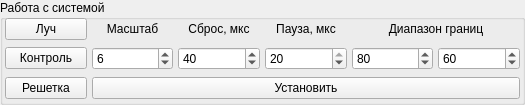
  <widget class="QGroupBox" name="groupBox_11">
   <property name="geometry">
    <rect>
     <x>85</x>
     <y>459</y>
     <width>525</width>
     <height>105</height>
    </rect>
   </property>
   <property name="title">
    <string>Работа с системой</string>
   </property>
   <widget class="QWidget" name="gridLayoutWidget_2">
    <property name="geometry">
     <rect>
      <x>5</x>
      <y>16</y>
      <width>515</width>
      <height>85</height>
     </rect>
    </property>
    <layout class="QGridLayout" name="gridLayout_2">
     <property name="spacing">
      <number>5</number>
     </property>
     <item row="0" column="0">
      <widget class="QPushButton" name="btnDraw">
       <property name="text">
        <string>Луч</string>
       </property>
      </widget>
     </item>
     <item row="1" column="0">
      <widget class="QPushButton" name="btnSysCtrl">
       <property name="text">
        <string>Контроль</string>
       </property>
       <property name="checkable">
        <bool>false</bool>
       </property>
      </widget>
     </item>
     <item row="0" column="5" colspan="2">
      <widget class="QLabel" name="label_14">
       <property name="text">
        <string>Диапазон границ</string>
       </property>
       <property name="alignment">
        <set>Qt::AlignCenter</set>
       </property>
      </widget>
     </item>
     <item row="0" column="2">
      <widget class="QLabel" name="label_10">
       <property name="text">
        <string>Масштаб</string>
       </property>
       <property name="alignment">
        <set>Qt::AlignCenter</set>
       </property>
      </widget>
     </item>
     <item row="0" column="3">
      <widget class="QLabel" name="label_15">
       <property name="text">
        <string>Сброс, мкс</string>
       </property>
       <property name="alignment">
        <set>Qt::AlignCenter</set>
       </property>
      </widget>
     </item>
     <item row="0" column="4">
      <widget class="QLabel" name="label_21">
       <property name="text">
        <string>Пауза, мкс</string>
       </property>
       <property name="alignment">
        <set>Qt::AlignCenter</set>
       </property>
      </widget>
     </item>
     <item row="1" column="6">
      <widget class="QSpinBox" name="spbLowLevel">
       <property name="minimum">
        <number>0</number>
       </property>
       <property name="maximum">
        <number>255</number>
       </property>
       <property name="value">
        <number>60</number>
       </property>
      </widget>
     </item>
     <item row="1" column="5">
      <widget class="QSpinBox" name="spbTopLevel">
       <property name="maximum">
        <number>255</number>
       </property>
       <property name="value">
        <number>80</number>
       </property>
      </widget>
     </item>
     <item row="1" column="4">
      <widget class="QSpinBox" name="spbPauseDuration">
       <property name="minimum">
        <number>5</number>
       </property>
       <property name="maximum">
        <number>20</number>
       </property>
       <property name="value">
        <number>20</number>
       </property>
      </widget>
     </item>
     <item row="1" column="3">
      <widget class="QSpinBox" name="spbResetDuration">
       <property name="minimum">
        <number>25</number>
       </property>
       <property name="maximum">
        <number>50</number>
       </property>
       <property name="value">
        <number>40</number>
       </property>
      </widget>
     </item>
     <item row="1" column="2">
      <widget class="QSpinBox" name="spbScaleValue">
       <property name="minimum">
        <number>1</number>
       </property>
       <property name="maximum">
        <number>20</number>
       </property>
       <property name="value">
        <number>6</number>
       </property>
      </widget>
     </item>
     <item row="2" column="0">
      <widget class="QPushButton" name="btnGridArray">
       <property name="text">
        <string>Решетка</string>
       </property>
      </widget>
     </item>
     <item row="2" column="2" colspan="5">
      <widget class="QPushButton" name="btnSetScale">
       <property name="text">
        <string>Установить</string>
       </property>
      </widget>
     </item>
    </layout>
   </widget>
  </widget>
